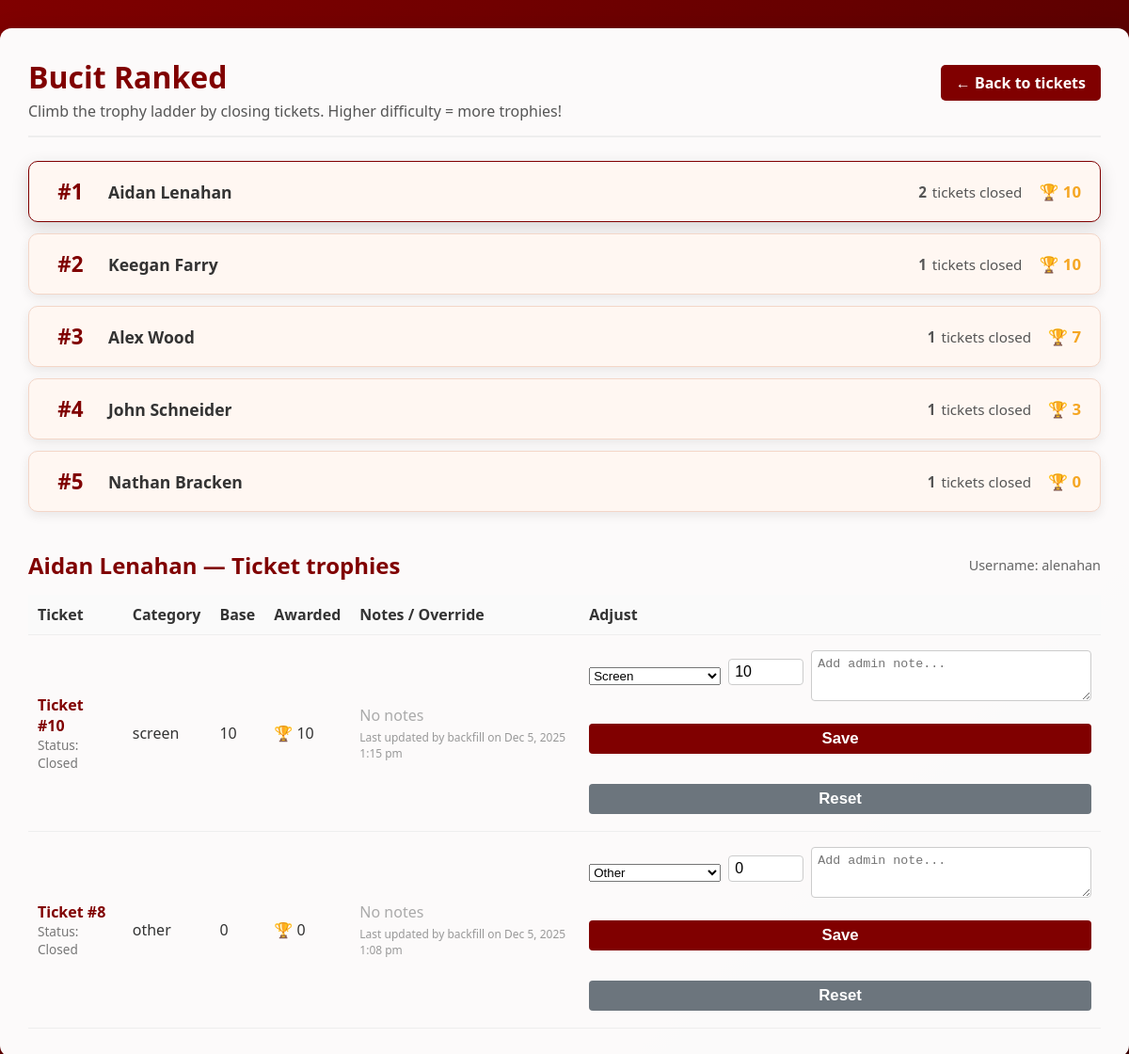
/leaderboard.php?tech=alenahan (signed in), run on the app's committed database.
### tables this page shows
CREATE TABLE IF NOT EXISTS `technicians` (
  `id` int NOT NULL AUTO_INCREMENT,
  `username` varchar(150) NOT NULL,
  `display_name` varchar(255) DEFAULT NULL,
  `password_hash` varchar(255) NOT NULL,
  `active` tinyint(1) NOT NULL DEFAULT '1',
  `must_change_password` tinyint(1) NOT NULL DEFAULT '1',
  `created_at` timestamp NULL DEFAULT CURRENT_TIMESTAMP,
  `updated_at` timestamp NULL DEFAULT CURRENT_TIMESTAMP ON UPDATE CURRENT_TIMESTAMP,
  PRIMARY KEY (`id`),
  UNIQUE KEY `username` (`username`)
);

CREATE TABLE IF NOT EXISTS `ticket_points` (
  `id` int NOT NULL AUTO_INCREMENT,
  `ticket_id` int NOT NULL,
  `tech` varchar(150) NOT NULL,
  `problem_category` varchar(50) DEFAULT NULL,
  `base_points` int NOT NULL DEFAULT '0',
  `awarded_points` int NOT NULL DEFAULT '0',
  `manual_override` tinyint(1) NOT NULL DEFAULT '0',
  `notes` text,
  `updated_by` varchar(150) DEFAULT NULL,
  `created_at` timestamp NULL DEFAULT CURRENT_TIMESTAMP,
  `updated_at` timestamp NULL DEFAULT CURRENT_TIMESTAMP ON UPDATE CURRENT_TIMESTAMP,
  PRIMARY KEY (`id`),
  UNIQUE KEY `ticket_id` (`ticket_id`)
);

CREATE TABLE IF NOT EXISTS `tickets` (
  `id` int NOT NULL AUTO_INCREMENT COMMENT 'Unique ID for the ticket',
  `first_name` varchar(50) NOT NULL COMMENT 'Student''s first name',
  `last_name` varchar(50) NOT NULL COMMENT 'Student''s last name',
  `school_id` varchar(20) NOT NULL COMMENT 'Student''s school ID',
  `class_of` varchar(4) DEFAULT NULL COMMENT 'Graduation year',
  `school_email` varchar(255) DEFAULT NULL,
  `additional_info` varchar(120) DEFAULT NULL,
  `date_reported` date NOT NULL COMMENT 'Date issue was reported',
  `problem_category` varchar(50) NOT NULL COMMENT 'Main problem selected (screen, battery, etc.)',
  `problem_detail` varchar(100) DEFAULT NULL,
  `custom_detail` text COMMENT 'If “Something else” was specified',
  `priority` tinyint(1) DEFAULT '3',
  `status` enum('Open','In Progress','Closed','Delayed') NOT NULL DEFAULT 'Open' COMMENT 'Current status of the ticket',
  `notes` text,
  `created_at` timestamp NOT NULL DEFAULT CURRENT_TIMESTAMP COMMENT 'When the ticket was submitted',
  `updated_at` timestamp NOT NULL DEFAULT CURRENT_TIMESTAMP COMMENT 'Auto-updates when modified',
  `restarted` tinyint(1) DEFAULT '0',
  `tech` varchar(255) DEFAULT NULL,
  PRIMARY KEY (`id`)
);

### leaderboard.php (the view, shortened to what this page needs)
<?php
$current_user = $_SESSION['tech_user'];
$is_admin = ($current_user === 'jmilonas');
$servername = "localhost";
$username = "bucit";
$password = "m0Mih-Vdm!].Km8F";
$dbname = "bucit";
$conn = new mysqli($servername, $username, $password, $dbname);
$bucit_point_defaults = [
    'screen' => 10,
    'battery' => 5,
    'keyboard' => 7,
    'wifi' => 2,
    'login' => 3,
    'other' => 0
];
$selected_tech = $_GET['tech'] ?? '';
$selected_tech = trim($selected_tech);
$leaderboard_rows = [];
$leaderboard_sql = "SELECT tp.tech, COALESCE(t.display_name, tp.tech) AS display_name, SUM(tp.awarded_points) AS total_points, COUNT(*) AS tickets_closed
                    FROM ticket_points tp
                    LEFT JOIN technicians t ON t.username = tp.tech
                    WHERE tp.tech <> 'jmilonas'
                    GROUP BY tp.tech, display_name
                    ORDER BY total_points DESC, display_name ASC";
$lb_res = $conn->query($leaderboard_sql);
if ($lb_res) {
    while ($row = $lb_res->fetch_assoc()) {
        $leaderboard_rows[] = $row;
    }
}
$detail_rows = [];
$detail_display_name = '';
if ($selected_tech !== '') {
    $detail_stmt = $conn->prepare("SELECT tp.*, tickets.problem_category AS live_category, tickets.status AS ticket_status
                                   FROM ticket_points tp
                                   LEFT JOIN tickets ON tickets.id = tp.ticket_id
                                   WHERE tp.tech = ?
                                   ORDER BY tp.updated_at DESC");
    if ($detail_stmt) {
        $detail_stmt->bind_param('s', $selected_tech);
        $detail_stmt->execute();
        $detail_res = $detail_stmt->get_result();
        while ($row = $detail_res->fetch_assoc()) {
            $detail_rows[] = $row;
        }
    }
    $name_stmt = $conn->prepare('SELECT display_name FROM technicians WHERE username = ? LIMIT 1');
    if ($name_stmt) {
        $name_stmt->bind_param('s', $selected_tech);
        $name_stmt->execute();
        $name_stmt->bind_result($dn);
        if ($name_stmt->fetch() && $dn) {
            $detail_display_name = $dn;
        }
    }
}
?>
<!DOCTYPE html>
<html lang="en">
<head>
    <link rel="stylesheet" href="styles.css">
</head>
<body>
<div class="leaderboard-container">
    <div class="header">
        <div>
            <h1>Bucit Ranked</h1>
            <p style="margin:4px 0 0; color:#555;">Climb the trophy ladder by closing tickets. Higher difficulty = more trophies!</p>
        </div>
        <div class="header-actions">
            <a href="manage_tickets.php">← Back to tickets</a>
        </div>
    </div>
    <?php if (empty($leaderboard_rows)): ?>
        <p>No trophies have been awarded yet. Close tickets to start the competition!</p>
    <?php else: ?>
    <div class="leaderboard-list">
        <?php foreach ($leaderboard_rows as $idx => $row):
            $rank = $idx + 1;
            $is_active = ($selected_tech !== '' && $selected_tech === $row['tech']);
        ?>
            <a class="leader-row<?php echo $is_active ? ' active' : ''; ?>" href="leaderboard.php?tech=<?php echo urlencode($row['tech']); ?>#detail">
                <div class="leader-rank">#<?php echo $rank; ?></div>
                <div class="leader-body">
                    <div class="leader-name"><?php echo htmlspecialchars($row['display_name']); ?></div>
                    <div class="leader-meta">
                        <span><strong><?php echo intval($row['tickets_closed']); ?></strong> tickets closed</span>
                        <span class="trophy-count">🏆 <?php echo intval($row['total_points']); ?></span>
                    </div>
                </div>
            </a>
        <?php endforeach; ?>
    </div>
    <?php endif; ?>
    <?php if ($selected_tech !== ''): ?>
    <div class="detail-section" id="detail">
        <div class="detail-header">
            <h2><?php echo htmlspecialchars($detail_display_name); ?> — Ticket trophies</h2>
            <div style="color:#666; font-size:0.9rem;">Username: <?php echo htmlspecialchars($selected_tech); ?></div>
        </div>
        <?php if (empty($detail_rows)): ?>
            <p style="margin-top:12px;">No awarded tickets yet.</p>
        <?php else: ?>
        <table class="detail-table">
            <thead>
                <tr>
                    <th>Ticket</th>
                    <th>Category</th>
                    <th>Base</th>
                    <th>Awarded</th>
                    <th>Notes / Override</th>
                    <?php if ($is_admin): ?><th>Adjust</th><?php endif; ?>
                </tr>
            </thead>
            <tbody>
                <?php foreach ($detail_rows as $entry): ?>
                <tr>
                    <td>
                        <a class="ticket-link" href="edit_ticket.php?id=<?php echo intval($entry['ticket_id']); ?>" target="_blank">Ticket #<?php echo intval($entry['ticket_id']); ?></a>
                        <div style="font-size:0.85rem; color:#777;">Status: <?php echo htmlspecialchars($entry['ticket_status'] ?? ''); ?></div>
                    </td>
                    <td>
                        <?php echo htmlspecialchars($entry['problem_category'] ?? ($entry['live_category'] ?? '')); ?>
                    </td>
                    <td><?php echo intval($entry['base_points']); ?></td>
                    <td>
                        🏆 <?php echo intval($entry['awarded_points']); ?>
                    </td>
                    <td>
                        <?php if (!empty($entry['notes'])): ?>
                            <div><?php echo nl2br(htmlspecialchars($entry['notes'])); ?></div>
                        <?php else: ?>
                            <span style="color:#aaa;">No notes</span>
                        <?php endif; ?>
                        <div style="font-size:0.75rem; color:#999; margin-top:4px;">
                            Last updated by <?php echo htmlspecialchars($entry['updated_by'] ?? 'system'); ?> on <?php echo htmlspecialchars(date('M j, Y g:i a', strtotime($entry['updated_at']))); ?>
                        </div>
                    </td>
                    <?php if ($is_admin): ?>
                    <td>
                        <form method="POST" class="adjust-form">
                            <?php
                                $current_category_value = $entry['problem_category'] ?? ($entry['live_category'] ?? '');
                                $normalized_category = strtolower(trim($current_category_value));
                            ?>
                            <select name="problem_category" style="min-width:140px;">
                                <?php foreach ($bucit_point_defaults as $catKey => $val): ?>
                                    <option value="<?php echo htmlspecialchars($catKey); ?>" <?php echo ($normalized_category === $catKey) ? 'selected' : ''; ?>><?php echo ucfirst($catKey); ?></option>
                                <?php endforeach; ?>
                            </select>
                            <input type="number" name="awarded_points" min="0" value="<?php echo intval($entry['awarded_points']); ?>" required>
                            <textarea name="notes" placeholder="Add admin note..."><?php echo htmlspecialchars($entry['notes']); ?></textarea>
                            <button type="submit" name="update_points" class="btn-primary">Save</button>
                            <button type="submit" name="reset_points" class="btn-secondary" onclick="return confirm('Reset to default points for this ticket?');">Reset</button>
                        </form>
                    </td>
                    <?php endif; ?>
                </tr>
                <?php endforeach; ?>
            </tbody>
        </table>
        <?php endif; ?>
    </div>
    <?php endif; ?>
</div>
</body>
</html>

### styles.css (style rules this page uses)
:root { --brand: #800000; --brand-dark: #5a0000; --card-bg: rgba(255,255,255,0.98); }
html { scroll-padding-top: 60px; }
body { font-family: Arial, sans-serif; background: var(--brand); margin: 0; padding: 0; color: #fff; }
h2 { margin-bottom: 20px; color: var(--brand); text-align: center; }
form input, form button { width: 100%; padding: 10px; border: 1px solid #d1d1d1; border-radius: 5px; margin-bottom: 8px; font-size: 1rem; box-sizing: border-box; }
form button { background: var(--brand); color: #fff; border: none; font-size: 1.05em; font-weight: bold; margin-top: 16px; cursor: pointer; transition: background 0.2s; }

### leaderboard.php (style rules this page uses)
:root { --brand: #800000; --brand-dark: #5a0000; }
body { background: linear-gradient(135deg, #800000, #3d0000); font-family: 'Segoe UI', Arial, sans-serif; color: #333; margin: 0; padding: 0; min-height: 100vh; }
.leaderboard-container { max-width: 1200px; margin: 30px auto; background: rgba(255,255,255,0.98); border-radius: 12px; padding: 30px; box-shadow: 0 10px 30px rgba(0,0,0,0.2); }
.header { display: flex; justify-content: space-between; flex-wrap: wrap; gap: 15px; align-items: baseline; border-bottom: 2px solid #eee; padding-bottom: 15px; margin-bottom: 25px; }
.header h1 { margin: 0; color: var(--brand); }
.header-actions a { background: var(--brand); color: white; padding: 8px 16px; border-radius: 5px; text-decoration: none; font-weight: 600; }
.leaderboard-list { display: flex; flex-direction: column; gap: 12px; }
.leader-row { display: flex; align-items: center; gap: 16px; background: #fff7f2; border: 1px solid #f3d6c8; border-radius: 10px; padding: 16px 20px; text-decoration: none; color: inherit; box-shadow: 0 4px 12px rgba(0,0,0,0.08); transition: transform 0.2s, border-color 0.2s; }
.leader-row.active { border-color: var(--brand); box-shadow: 0 6px 18px rgba(0,0,0,0.15); }
.leader-rank { font-size: 1.4rem; font-weight: 700; color: var(--brand); min-width: 48px; text-align: center; }
.leader-body { flex: 1; display: flex; flex-wrap: wrap; justify-content: space-between; align-items: center; gap: 10px; }
.leader-name { font-size: 1.1rem; font-weight: 600; color: #333; margin: 0; }
.leader-meta { display: flex; gap: 18px; flex-wrap: wrap; color: #555; font-size: 0.95rem; }
.leader-meta span { display: flex; align-items: center; gap: 6px; }
.leader-meta .trophy-count { font-size: 1.05rem; font-weight: 600; color: #f5a623; }
.detail-section { margin-top: 40px; }
.detail-header { display: flex; justify-content: space-between; align-items: center; }
.detail-header h2 { margin: 0; color: var(--brand); }
.detail-table { width: 100%; border-collapse: collapse; margin-top: 15px; }
.detail-table th, .detail-table td { border-bottom: 1px solid #eee; padding: 10px; text-align: left; }
.detail-table th { background: #fafafa; font-weight: 600; }
.ticket-link { text-decoration: none; color: var(--brand); font-weight: 600; }
.adjust-form { display: flex; flex-wrap: wrap; gap: 8px; align-items: center; margin-top: 6px; }
.adjust-form input[type="number"] { width: 80px; padding: 4px 6px; border: 1px solid #ccc; border-radius: 4px; }
.adjust-form textarea { flex: 1; min-width: 220px; min-height: 40px; padding: 6px; border: 1px solid #ccc; border-radius: 4px; }
.adjust-form button { padding: 6px 12px; border: none; border-radius: 4px; cursor: pointer; font-weight: 600; }
.btn-primary { background: var(--brand); color: white; }
.btn-secondary { background: #6c757d; color: white; }

### data on the page
technicians: display_name "Aidan Lenahan"
ticket_points: ticket "10", ticket.status "Closed", problem_category "screen", base_points "10", awarded_points "10", shows "No notes", updated_by "backfill", updated_at "Dec 5, 2025 1:15 pm", problem_category "Screen"
ticket_points: ticket "8", ticket.status "Closed", problem_category "other", base_points "0", awarded_points "0", shows "No notes", updated_by "backfill", updated_at "Dec 5, 2025 1:08 pm", problem_category "Other"

### other printed values
$rank "1"
$row['display_name'] "Aidan Lenahan"
$row['tickets_closed'] "2"
$row['total_points'] "10"
$rank "2"
$row['display_name'] "Keegan Farry"
$row['tickets_closed'] "1"
$rank "3"
$row['display_name'] "Alex Wood"
$row['total_points'] "7"
$rank "4"
$row['display_name'] "John Schneider"
$row['total_points'] "3"
$rank "5"
$row['display_name'] "Nathan Bracken"
